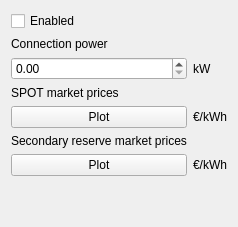
           <widget class="QWidget" name="tab_11">
            <attribute name="title">
             <string>Grid connection</string>
            </attribute>
            <layout class="QGridLayout" name="gridLayout_5">
             <item row="2" column="1">
              <widget class="QLabel" name="label_143">
               <property name="text">
                <string>kW</string>
               </property>
              </widget>
             </item>
             <item row="2" column="0">
              <widget class="QDoubleSpinBox" name="grid_connection_power_doubleSpinBox">
               <property name="maximum">
                <double>999999999.000000000000000</double>
               </property>
              </widget>
             </item>
             <item row="3" column="0">
              <widget class="QLabel" name="label_142">
               <property name="text">
                <string>SPOT market prices</string>
               </property>
              </widget>
             </item>
             <item row="4" column="1">
              <widget class="QLabel" name="label_136">
               <property name="text">
                <string>€/kWh</string>
               </property>
              </widget>
             </item>
             <item row="7" column="0">
              <spacer name="verticalSpacer_4">
               <property name="orientation">
                <enum>Qt::Vertical</enum>
               </property>
               <property name="sizeHint" stdset="0">
                <size>
                 <width>20</width>
                 <height>40</height>
                </size>
               </property>
              </spacer>
             </item>
             <item row="6" column="0">
              <widget class="QPushButton" name="secondary_price_plot_pushButton">
               <property name="text">
                <string>Plot</string>
               </property>
              </widget>
             </item>
             <item row="6" column="1">
              <widget class="QLabel" name="label_135">
               <property name="text">
                <string>€/kWh</string>
               </property>
              </widget>
             </item>
             <item row="5" column="0">
              <widget class="QLabel" name="label_139">
               <property name="text">
                <string>Secondary reserve market prices</string>
               </property>
              </widget>
             </item>
             <item row="0" column="0">
              <widget class="QCheckBox" name="grid_enable_checkBox">
               <property name="text">
                <string>Enabled</string>
               </property>
              </widget>
             </item>
             <item row="1" column="0">
              <widget class="QLabel" name="label_141">
               <property name="text">
                <string>Connection power</string>
               </property>
              </widget>
             </item>
             <item row="4" column="0">
              <widget class="QPushButton" name="spot_price_pushButton">
               <property name="text">
                <string>Plot</string>
               </property>
              </widget>
             </item>
            </layout>
           </widget>
